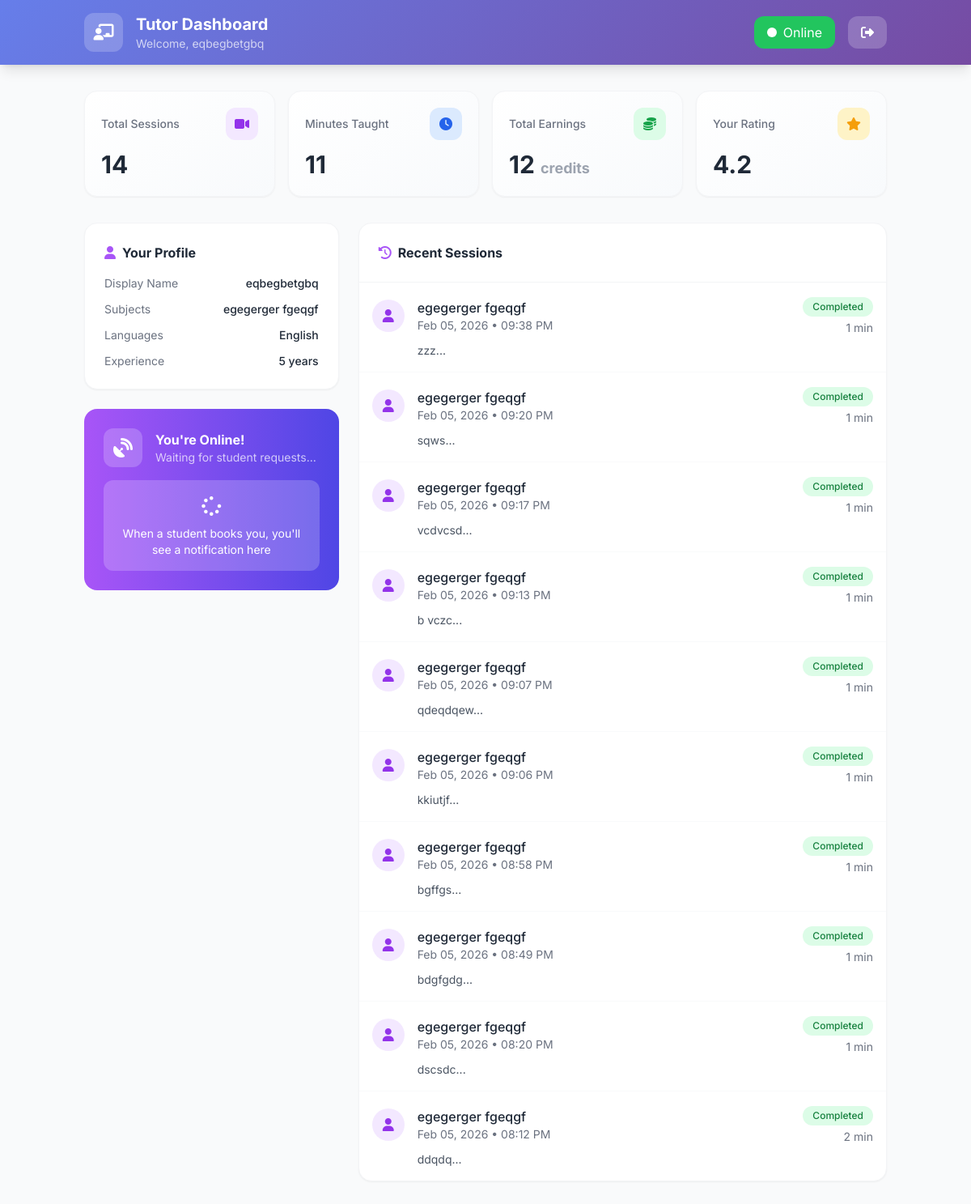
Page /tutoring/dashboard (signed in) on the committed database.
### models.py (models this page shows)
class Tutor(db.Model):
    id = db.Column(db.Integer, primary_key=True)
    email = db.Column(db.String(150), unique=True, nullable=False)
    password = db.Column(db.String(255), nullable=False)
    full_name = db.Column(db.String(150), nullable=False)
    phone = db.Column(db.String(20), nullable=False)
    display_name = db.Column(db.String(100), nullable=False)  # Anonymous name
    bio = db.Column(db.Text, nullable=True)
    profile_image = db.Column(db.String(500), nullable=True)
    qualification = db.Column(db.String(200), nullable=False)  # e.g., "B.Tech Computer Science"
    experience_years = db.Column(db.Integer, default=0)
    college = db.Column(db.String(200), nullable=True)
    id_proof_path = db.Column(db.String(500), nullable=True)  # Uploaded ID for verification
    subjects = db.Column(db.String(500), nullable=False)  # Comma-separated: "Math,Physics,Chemistry"
    languages = db.Column(db.String(200), default="English")  # Languages they can teach in
    is_approved = db.Column(db.Boolean, default=False)  # Requires admin approval
    is_available = db.Column(db.Boolean, default=False)  # Online/offline toggle
    is_active = db.Column(db.Boolean, default=True)  # Account active
    rating = db.Column(db.Float, default=5.0)
    total_sessions = db.Column(db.Integer, default=0)
    total_minutes = db.Column(db.Integer, default=0)
    total_earnings = db.Column(db.Integer, default=0)  # In credits
    created_at = db.Column(db.DateTime, default=datetime.utcnow)
    approved_at = db.Column(db.DateTime, nullable=True)
    last_online = db.Column(db.DateTime, nullable=True)
    sessions = db.relationship('TutoringSession', backref='tutor', lazy=True)

class TutoringSession(db.Model):
    id = db.Column(db.Integer, primary_key=True)
    room_id = db.Column(db.String(50), unique=True, nullable=False)  # UUID for video room
    student_id = db.Column(db.Integer, db.ForeignKey('user.id'), nullable=False)
    tutor_id = db.Column(db.Integer, db.ForeignKey('tutor.id'), nullable=False)
    question = db.Column(db.Text, nullable=True)  # Student's doubt/question
    subject = db.Column(db.String(100), nullable=True)
    rate_per_minute = db.Column(db.Integer, default=2)  # Credits per minute (platform sets this)
    credits_paid = db.Column(db.Integer, default=0)  # Total credits deducted
    status = db.Column(db.String(20), default='pending')
    created_at = db.Column(db.DateTime, default=datetime.utcnow)
    started_at = db.Column(db.DateTime, nullable=True)  # When call actually started
    ended_at = db.Column(db.DateTime, nullable=True)
    duration_minutes = db.Column(db.Integer, default=0)
    recording_path = db.Column(db.String(500), nullable=True)  # Path to video file
    chat_log = db.Column(db.Text, nullable=True)  # JSON string of chat messages
    student_rating = db.Column(db.Integer, nullable=True)  # 1-5 stars
    student_feedback = db.Column(db.Text, nullable=True)
    tutor_notes = db.Column(db.Text, nullable=True)
    is_flagged = db.Column(db.Boolean, default=False)
    flag_reason = db.Column(db.String(200), nullable=True)
    reviewed_by_admin = db.Column(db.Boolean, default=False)
    student = db.relationship('User', backref=db.backref('tutoring_sessions', lazy=True))

### tutoring.py (the view)
@tutoring_bp.route('/dashboard')
@tutor_login_required
def tutor_dashboard():
    tutor = get_current_tutor()
    recent_sessions = TutoringSession.query.filter_by(tutor_id=tutor.id)\
        .order_by(TutoringSession.created_at.desc())\
        .limit(10).all()
    stats = {
        'total_sessions': tutor.total_sessions,
        'total_minutes': tutor.total_minutes,
        'total_earnings': tutor.total_earnings,
        'rating': tutor.rating,
        'is_available': tutor.is_available
    }
    return render_template('tutoring/dashboard.html',
                         tutor=tutor,
                         sessions=recent_sessions,
                         stats=stats)

### tutoring.py (called while the page is built)
def tutor_login_required(f):
    @wraps(f)
    def decorated_function(*args, **kwargs):
        if 'tutor_id' not in session:
            flash('Please login to access tutor dashboard', 'warning')
            return redirect(url_for('tutoring.tutor_login'))
        tutor = db.session.get(Tutor, session['tutor_id'])
        if not tutor or not tutor.is_active:
            session.pop('tutor_id', None)
            flash('Session expired. Please login again.', 'warning')
            return redirect(url_for('tutoring.tutor_login'))
        if not tutor.is_approved:
            flash('Your account is pending admin approval.', 'info')
            return redirect(url_for('tutoring.pending_approval'))
        return f(*args, **kwargs)
    return decorated_function

def get_current_tutor():
    if 'tutor_id' in session:
        return db.session.get(Tutor, session['tutor_id'])
    return None

### templates/tutoring/dashboard.html (shortened to what this page needs)
<!DOCTYPE html>
<html lang="en">
<head>
    <script src="https://cdn.tailwindcss.com"></script>
    <link rel="stylesheet" href="https://cdnjs.cloudflare.com/ajax/libs/font-awesome/6.4.0/css/all.min.css">
</head>
<body class="bg-gray-50 min-h-screen">
    <header class="gradient-header text-white shadow-lg">
        <div class="container mx-auto px-4 py-4">
            <div class="flex items-center justify-between">
                <div class="flex items-center gap-4">
                    <div class="w-12 h-12 bg-white/20 rounded-xl flex items-center justify-center">
                        <i class="fa-solid fa-chalkboard-user text-xl"></i>
                    </div>
                    <div>
                        <h1 class="text-xl font-bold">Tutor Dashboard</h1>
                        <p class="text-white/70 text-sm">Welcome, {{ tutor.display_name }}</p>
                    </div>
                </div>
                <div class="flex items-center gap-4">
                    <button id="availabilityToggle" onclick="toggleAvailability()"
                        class="flex items-center gap-2 px-4 py-2 rounded-xl transition-all {% if tutor.is_available %}bg-green-500 online-pulse{% else %}bg-gray-500{% endif %}">
                        <span
                            class="w-3 h-3 rounded-full {% if tutor.is_available %}bg-white{% else %}bg-gray-300{% endif %}"></span>
                        <span id="availabilityText">{{ 'Online' if tutor.is_available else 'Offline' }}</span>
                    </button>
                    <a href="{{ url_for('tutoring.tutor_logout') }}"
                        class="px-4 py-2 bg-white/20 rounded-xl hover:bg-white/30 transition-all">
                        <i class="fa-solid fa-right-from-bracket"></i>
                    </a>
                </div>
            </div>
        </div>
    </header>
    <main class="container mx-auto px-4 py-8">
        <div class="grid grid-cols-2 md:grid-cols-4 gap-4 mb-8">
            <div class="stat-card rounded-2xl p-5 border border-gray-100 shadow-sm">
                <div class="flex items-center justify-between mb-3">
                    <span class="text-gray-500 text-sm font-medium">Total Sessions</span>
                    <div class="w-10 h-10 bg-purple-100 rounded-xl flex items-center justify-center">
                        <i class="fa-solid fa-video text-purple-600"></i>
                    </div>
                </div>
                <p class="text-3xl font-bold text-gray-800">{{ stats.total_sessions }}</p>
            </div>
            <div class="stat-card rounded-2xl p-5 border border-gray-100 shadow-sm">
                <div class="flex items-center justify-between mb-3">
                    <span class="text-gray-500 text-sm font-medium">Minutes Taught</span>
                    <div class="w-10 h-10 bg-blue-100 rounded-xl flex items-center justify-center">
                        <i class="fa-solid fa-clock text-blue-600"></i>
                    </div>
                </div>
                <p class="text-3xl font-bold text-gray-800">{{ stats.total_minutes }}</p>
            </div>
            <div class="stat-card rounded-2xl p-5 border border-gray-100 shadow-sm">
                <div class="flex items-center justify-between mb-3">
                    <span class="text-gray-500 text-sm font-medium">Total Earnings</span>
                    <div class="w-10 h-10 bg-green-100 rounded-xl flex items-center justify-center">
                        <i class="fa-solid fa-coins text-green-600"></i>
                    </div>
                </div>
                <p class="text-3xl font-bold text-gray-800">{{ stats.total_earnings }} <span
                        class="text-lg text-gray-400">credits</span></p>
            </div>
            <div class="stat-card rounded-2xl p-5 border border-gray-100 shadow-sm">
                <div class="flex items-center justify-between mb-3">
                    <span class="text-gray-500 text-sm font-medium">Your Rating</span>
                    <div class="w-10 h-10 bg-amber-100 rounded-xl flex items-center justify-center">
                        <i class="fa-solid fa-star text-amber-500"></i>
                    </div>
                </div>
                <p class="text-3xl font-bold text-gray-800">{{ "%.1f"|format(stats.rating) }}</p>
            </div>
        </div>
        <div class="grid lg:grid-cols-3 gap-6">
            <div class="space-y-6">
                <div class="bg-white rounded-2xl border border-gray-100 shadow-sm p-6">
                    <h3 class="font-bold text-gray-800 mb-4 flex items-center gap-2">
                        <i class="fa-solid fa-user text-purple-500"></i> Your Profile
                    </h3>
                    <div class="space-y-3 text-sm">
                        <div class="flex justify-between">
                            <span class="text-gray-500">Display Name</span>
                            <span class="font-medium text-gray-800">{{ tutor.display_name }}</span>
                        </div>
                        <div class="flex justify-between">
                            <span class="text-gray-500">Subjects</span>
                            <span class="font-medium text-gray-800">{{ tutor.subjects }}</span>
                        </div>
                        <div class="flex justify-between">
                            <span class="text-gray-500">Languages</span>
                            <span class="font-medium text-gray-800">{{ tutor.languages }}</span>
                        </div>
                        <div class="flex justify-between">
                            <span class="text-gray-500">Experience</span>
                            <span class="font-medium text-gray-800">{{ tutor.experience_years }} years</span>
                        </div>
                    </div>
                </div>
                <div id="waitingCard"
                    class="bg-gradient-to-r from-purple-500 to-indigo-600 rounded-2xl p-6 text-white {% if not tutor.is_available %}hidden{% endif %}">
                    <div class="flex items-center gap-4 mb-4">
                        <div class="w-12 h-12 bg-white/20 rounded-xl flex items-center justify-center">
                            <i class="fa-solid fa-satellite-dish text-2xl"></i>
                        </div>
                        <div>
                            <h4 class="font-bold">You're Online!</h4>
                            <p class="text-white/70 text-sm">Waiting for student requests...</p>
                        </div>
                    </div>
                    <div class="bg-white/20 rounded-xl p-4 text-center">
                        <i class="fa-solid fa-spinner fa-spin text-2xl mb-2"></i>
                        <p class="text-sm">When a student books you, you'll see a notification here</p>
                    </div>
                </div>
            </div>
            <div class="lg:col-span-2">
                <div class="bg-white rounded-2xl border border-gray-100 shadow-sm">
                    <div class="p-6 border-b border-gray-100">
                        <h3 class="font-bold text-gray-800 flex items-center gap-2">
                            <i class="fa-solid fa-history text-purple-500"></i> Recent Sessions
                        </h3>
                    </div>
                    <div class="divide-y divide-gray-50">
                        {% if sessions %}
                        {% for session in sessions %}
                        <div class="p-4 hover:bg-gray-50 transition-colors">
                            <div class="flex items-center justify-between">
                                <div class="flex items-center gap-4">
                                    <div class="w-10 h-10 bg-purple-100 rounded-full flex items-center justify-center">
                                        <i class="fa-solid fa-user text-purple-600"></i>
                                    </div>
                                    <div>
                                        <p class="font-medium text-gray-800">
                                            {{ session.subject or 'General Session' }}
                                        </p>
                                        <p class="text-sm text-gray-500">
                                            {{ session.created_at.strftime('%b %d, %Y • %I:%M %p') }}
                                        </p>
                                    </div>
                                </div>
                                <div class="text-right">
                                    <span class="inline-block px-3 py-1 rounded-full text-xs font-medium
                                            {% if session.status == 'completed' %}bg-green-100 text-green-700
                                            {% elif session.status == 'active' %}bg-blue-100 text-blue-700
                                            {% elif session.status == 'cancelled' %}bg-red-100 text-red-700
                                            {% else %}bg-gray-100 text-gray-700{% endif %}">
                                        {{ session.status.title() }}
                                    </span>
                                    <p class="text-sm text-gray-500 mt-1">
                                        {{ session.duration_minutes }} min
                                    </p>
                                </div>
                            </div>
                            {% if session.question %}
                            <p class="text-sm text-gray-600 mt-2 pl-14 truncate">
                                {{ session.question[:100] }}...
                            </p>
                            {% endif %}
                        </div>
                        {% endfor %}
                        {% endif %}
                    </div>
                </div>
            </div>
        </div>
    </main>
</body>
</html>

### templates/tutoring/dashboard.html (style rules this page uses)
body { font-family: 'Inter', sans-serif; }
.gradient-header { background: linear-gradient(135deg, #667eea 0%, #764ba2 100%); }
.stat-card { background: linear-gradient(145deg, #ffffff 0%, #f8fafc 100%); }
.online-pulse { animation: pulse 2s infinite; }

### rows in the picture
Tutor: display_name "eqbegbetgbq", is_available "Online", rating "4.2", subjects "egegerger fgeqgf", languages "English", experience_years "5"
TutoringSession: subject "egegerger fgeqgf", created_at "Feb 05, 2026 • 09:38 PM", status "Completed", duration_minutes "1", question "zzz"
TutoringSession: subject "egegerger fgeqgf", created_at "Feb 05, 2026 • 09:20 PM", status "Completed", duration_minutes "1", question "sqws"
TutoringSession: subject "egegerger fgeqgf", created_at "Feb 05, 2026 • 09:17 PM", status "Completed", duration_minutes "1", question "vcdvcsd"
TutoringSession: subject "egegerger fgeqgf", created_at "Feb 05, 2026 • 09:13 PM", status "Completed", duration_minutes "1", question "b vczc"
TutoringSession: subject "egegerger fgeqgf", created_at "Feb 05, 2026 • 09:07 PM", status "Completed", duration_minutes "1", question "qdeqdqew"
TutoringSession: subject "egegerger fgeqgf", created_at "Feb 05, 2026 • 09:06 PM", status "Completed", duration_minutes "1", question "kkiutjf"
TutoringSession: subject "egegerger fgeqgf", created_at "Feb 05, 2026 • 08:58 PM", status "Completed", duration_minutes "1", question "bgffgs"
TutoringSession: subject "egegerger fgeqgf", created_at "Feb 05, 2026 • 08:49 PM", status "Completed", duration_minutes "1", question "bdgfgdg"
TutoringSession: subject "egegerger fgeqgf", created_at "Feb 05, 2026 • 08:20 PM", status "Completed", duration_minutes "1", question "dscsdc"
TutoringSession: subject "egegerger fgeqgf", created_at "Feb 05, 2026 • 08:12 PM", status "Completed", duration_minutes "2", question "ddqdq"

### other values in the picture
{{ stats.total_sessions }} "14"
{{ stats.total_minutes }} "11"
{{ stats.total_earnings }} "12"
